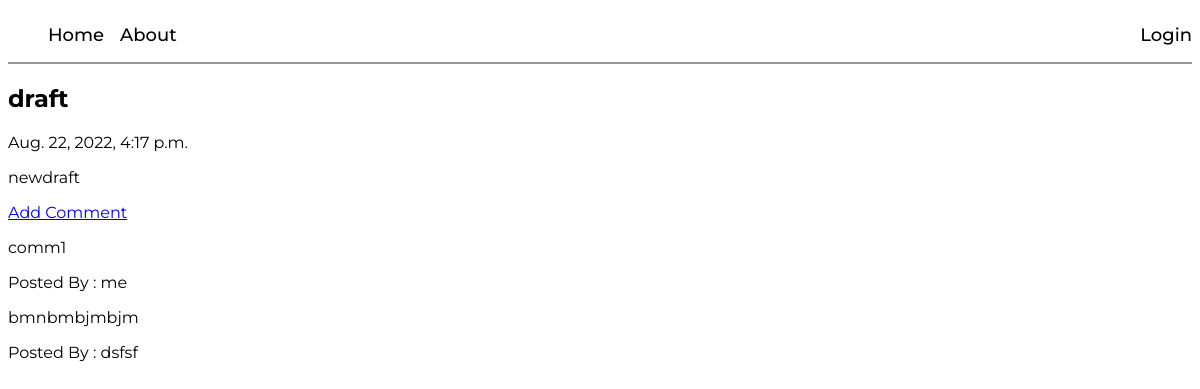
The app's page /post/4 with its own data.
### blogapp/models.py (models this page shows, shortened)
class Post(models.Model):
    author=models.ForeignKey('auth.USER',on_delete=models.CASCADE)
    title=models.CharField(max_length=200)
    text=models.TextField()
    create_date=models.DateTimeField(default=timezone.now)
    publish_date=models.DateTimeField(blank=True,null=True)

class Comment(models.Model):
    post=models.ForeignKey('blogapp.Post',on_delete=models.CASCADE,related_name='comments')
    author=models.CharField(max_length=200)
    text=models.TextField()
    create_date=models.DateTimeField(default=timezone.now)
    approved_comment=models.BooleanField(default=False)

### blogapp/views.py (the view)
# urls.py: path('post/<pk>',views.PostDetailView.as_view(),name='post_detail'),
class PostDetailView(DetailView):
    model=Post

### blogapp/templates/blogapp/post_detail.html (shortened to what this page needs)
{% extends 'blogapp/base.html' %}
{% block body_block %}
    <div>
        <h2>{{post.title}}</h2>
        {% if post.publish_date %}
            <div>
                {{ post.publish_date }}
            </div>
        {% else %}
            <a class="btn btn-primary" href="{% url 'publish_post' pk=post.pk %}">Publish</a>
        {% endif %}
        <p>{{ post.text|safe|linebreaksbr}}</p>
    </div>
    <div>
        <a class="btn btn-primary" href="{% url 'add_comment' pk=post.pk %}">Add Comment</a>
        <div>
            {%for comment in post.comments.all%}
            <div>
                {%if user.is_authenticated or comment.approved_comment%}
                    <p>{{comment.text|safe|linebreaks}}</p>
                    <p>Posted By : {{comment.author}}</p>
                {%endif%}
                {%empty%}
                <p>No Comments</p>
            {%endfor%}
            </div>
        </div>
    </div>
{% endblock %}

### blogapp/static/css/style.css (style rules this page uses)
body { font-family: 'Montserrat', cursive; }

### records on screen
Post: title "draft", publish_date "Aug. 22, 2022, 4:17 p.m.", text "newdraft"
Comment: text "comm1", author "me"
Comment: text "bmnbmbjmbjm", author "dsfsf"
